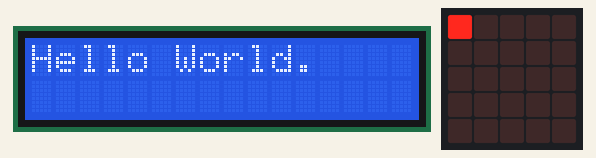
Simulated run of this program. Board: BBC micro:bit (MakeCode). Shown: 16×2 character LCD, the board's 5×5 LED display.

Above: at 0.4 s.
At 1.5 s:
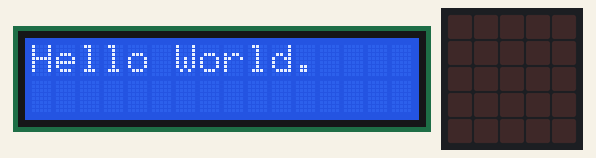

The program:

main.ts
```typescript
function initAQM1602 () {
    basic.pause(100)
    writeCommand(56)
    writeCommand(57)
    writeCommand(20)
    writeCommand(115)
    writeCommand(86)
    writeCommand(108)
    writeCommand(56)
    writeCommand(1)
    writeCommand(12)
}
// 62=0x3E
//
// 16384=0x4000
function writeData (dat: string) {
    pins.i2cWriteNumber(
    62,
    16384 + dat.charCodeAt(0),
    NumberFormat.UInt16BE,
    false
    )
    basic.pause(1)
}
function writeCommand (command: number) {
    pins.i2cWriteNumber(
    62,
    0 + command,
    NumberFormat.UInt16BE,
    false
    )
    basic.pause(20)
}
initAQM1602()
let msg = "Hello World."
basic.forever(function () {
    led.toggle(0, 0)
    writeCommand(1)
    writeCommand(0)
    for (let index = 0; index <= msg.length; index++) {
        writeData(msg.charAt(index))
    }
    basic.pause(1000)
})
```

test.ts
```typescript
// テストはここに来ます。このパッケージが拡張機能として使用されるときにはコンパイルされません。
```

Measured:
- what the display in image 0 shows lasts 1.1 s, from 0.3 s to 1.4 s
